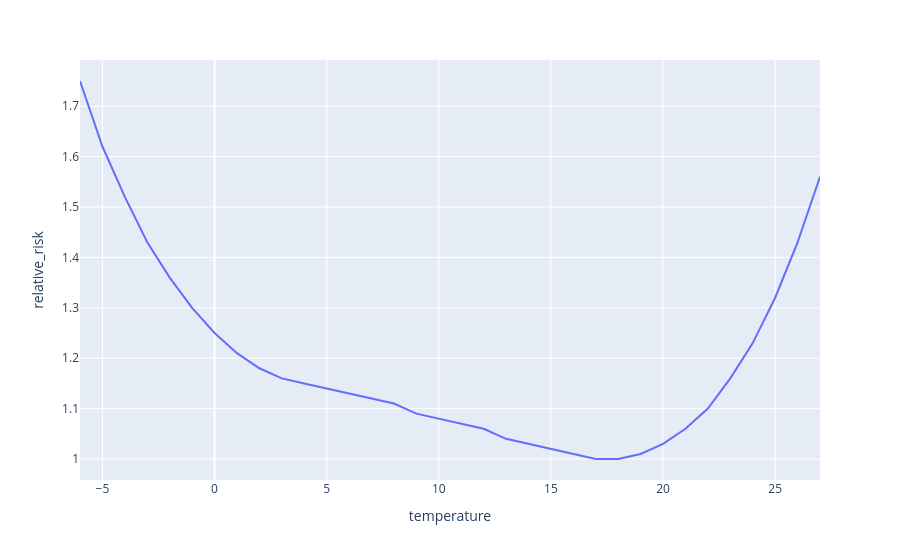

The notebook cell this image was saved under:
### Code cell
temperature_risk = reader.load_sheet('1a', header_row=4).to_polars().select(
    temperature="Temperature\nDegrees Celsius",
    relative_risk="England\nEstimated relative risk of mortality",
    ci_lower="England\n95% Lower confidence interval for relative risk",
    ci_upper="England\n95% Upper confidence interval for relative risk"
)
px.line(
    temperature_risk,
    x="temperature",
    y="relative_risk"
)

### Figure 1 — Plotly figure (JSON) as saved in the notebook; plotly's stock layout.template omitted (floating-point values rounded to 4 significant figures)
{"data": [{"hovertemplate": "temperature=%{x}<br>relative_risk=%{y}<extra></extra>", "legendgroup": "", "line": {"color": "#636efa", "dash": "solid"}, "marker": {"symbol": "circle"}, "mode": "lines", "name": "", "orientation": "v", "showlegend": false, "type": "scatter", "x": [-6.0, -5.0, -4.0, -3.0, -2.0, -1.0, 0.0, 1.0, 2.0, 3.0, 4.0, 5.0, 6.0, 7.0, 8.0, 9.0, 10.0, 11.0, 12.0, 13.0, 14.0, 15.0, 16.0, 17.0, 18.0, 19.0, 20.0, 21.0, 22.0, 23.0, 24.0, 25.0, 26.0, 27.0], "xaxis": "x", "y": [1.75, 1.62, 1.52, 1.43, 1.36, 1.3, 1.25, 1.21, 1.18, 1.16, 1.15, 1.14, 1.13, 1.12, 1.11, 1.09, 1.08, 1.07, 1.06, 1.04, 1.03, 1.02, 1.01, 1.0, 1.0, 1.01, 1.03, 1.06, 1.1, 1.16, 1.23, 1.32, 1.43, 1.56], "yaxis": "y"}], "layout": {"legend": {"tracegroupgap": 0}, "margin": {"t": 60}, "xaxis": {"anchor": "y", "domain": [0, 1], "title": {"text": "temperature"}}, "yaxis": {"anchor": "x", "domain": [0, 1], "title": {"text": "relative_risk"}}}}
